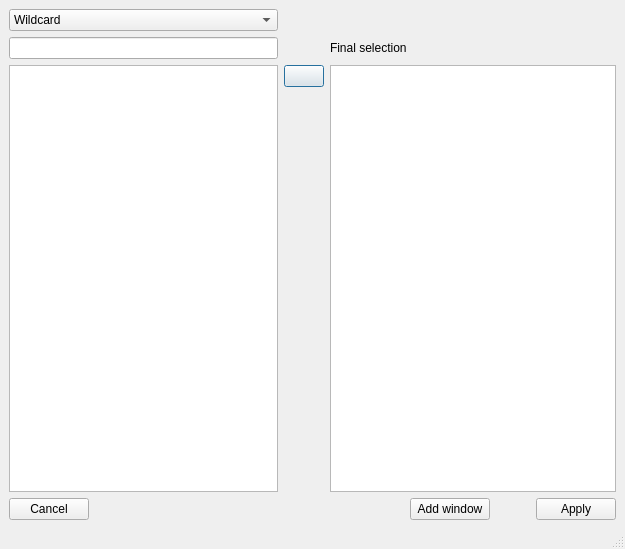
<?xml version="1.0" encoding="UTF-8"?>
<ui version="4.0">
 <class>SearchDialog</class>
 <widget class="QDialog" name="SearchDialog">
  <property name="geometry">
   <rect>
    <x>0</x>
    <y>0</y>
    <width>625</width>
    <height>549</height>
   </rect>
  </property>
  <property name="windowTitle">
   <string>Dialog</string>
  </property>
  <property name="sizeGripEnabled">
   <bool>true</bool>
  </property>
  <layout class="QGridLayout" name="grid_layout" columnstretch="1,0,1,0,0,0">
   <property name="leftMargin">
    <number>9</number>
   </property>
   <property name="topMargin">
    <number>9</number>
   </property>
   <property name="rightMargin">
    <number>9</number>
   </property>
   <property name="bottomMargin">
    <number>9</number>
   </property>
   <item row="5" column="0" rowspan="4">
    <widget class="QListWidget" name="matches">
     <property name="selectionMode">
      <enum>QAbstractItemView::ExtendedSelection</enum>
     </property>
     <property name="sortingEnabled">
      <bool>true</bool>
     </property>
    </widget>
   </item>
   <item row="1" column="0">
    <widget class="QLineEdit" name="search_box">
     <property name="text">
      <string/>
     </property>
    </widget>
   </item>
   <item row="0" column="0">
    <widget class="QComboBox" name="match_kind">
     <property name="currentIndex">
      <number>0</number>
     </property>
     <item>
      <property name="text">
       <string>Wildcard</string>
      </property>
     </item>
     <item>
      <property name="text">
       <string>Regex</string>
      </property>
     </item>
    </widget>
   </item>
   <item row="5" column="2" rowspan="4" colspan="4">
    <widget class="ListWidget" name="selection"/>
   </item>
   <item row="10" column="0">
    <widget class="QLabel" name="status">
     <property name="text">
      <string/>
     </property>
    </widget>
   </item>
   <item row="6" column="1">
    <spacer name="verticalSpacer_2">
     <property name="orientation">
      <enum>Qt::Vertical</enum>
     </property>
     <property name="sizeHint" stdset="0">
      <size>
       <width>20</width>
       <height>40</height>
      </size>
     </property>
    </spacer>
   </item>
   <item row="1" column="2">
    <widget class="QLabel" name="label">
     <property name="text">
      <string>Final selection</string>
     </property>
    </widget>
   </item>
   <item row="5" column="1">
    <widget class="QPushButton" name="add_btn">
     <property name="text">
      <string/>
     </property>
     <property name="icon">
      <iconset resource="resource.qrc">
       <normaloff>:/left.png</normaloff>:/left.png</iconset>
     </property>
    </widget>
   </item>
   <item row="9" column="0" colspan="6">
    <layout class="QHBoxLayout" name="horizontalLayout" stretch="0,1,0,0,0">
     <item>
      <widget class="QPushButton" name="cancel_btn">
       <property name="text">
        <string>Cancel</string>
       </property>
      </widget>
     </item>
     <item>
      <spacer name="horizontalSpacer_2">
       <property name="orientation">
        <enum>Qt::Horizontal</enum>
       </property>
       <property name="sizeHint" stdset="0">
        <size>
         <width>40</width>
         <height>20</height>
        </size>
       </property>
      </spacer>
     </item>
     <item>
      <widget class="QPushButton" name="add_window_btn">
       <property name="text">
        <string>Add window</string>
       </property>
      </widget>
     </item>
     <item>
      <spacer name="horizontalSpacer">
       <property name="orientation">
        <enum>Qt::Horizontal</enum>
       </property>
       <property name="sizeHint" stdset="0">
        <size>
         <width>40</width>
         <height>20</height>
        </size>
       </property>
      </spacer>
     </item>
     <item>
      <widget class="QPushButton" name="apply_btn">
       <property name="text">
        <string>Apply</string>
       </property>
      </widget>
     </item>
    </layout>
   </item>
  </layout>
 </widget>
 <customwidgets>
  <customwidget>
   <class>ListWidget</class>
   <extends>QListWidget</extends>
   <header>asammdf/gui/widgets/list.h</header>
  </customwidget>
 </customwidgets>
 <tabstops>
  <tabstop>search_box</tabstop>
  <tabstop>matches</tabstop>
  <tabstop>match_kind</tabstop>
 </tabstops>
 <resources>
  <include location="resource.qrc"/>
 </resources>
 <connections/>
</ui>
